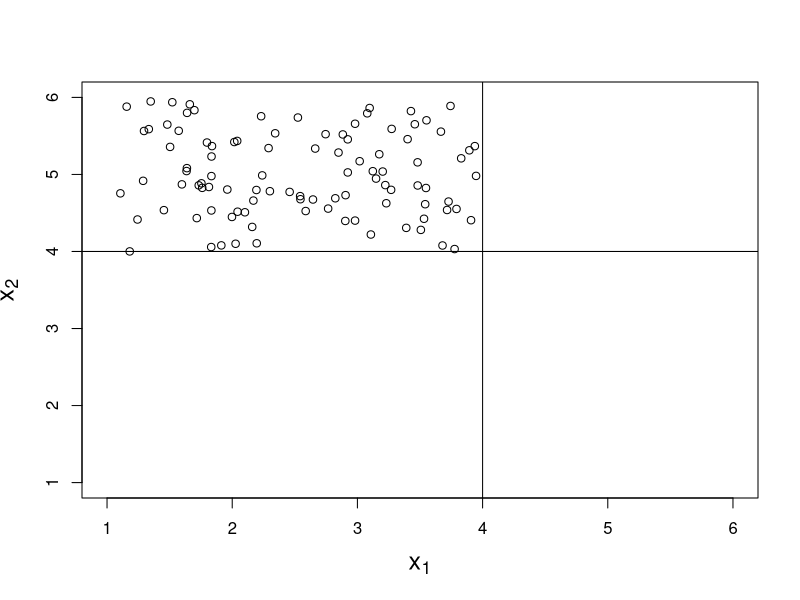
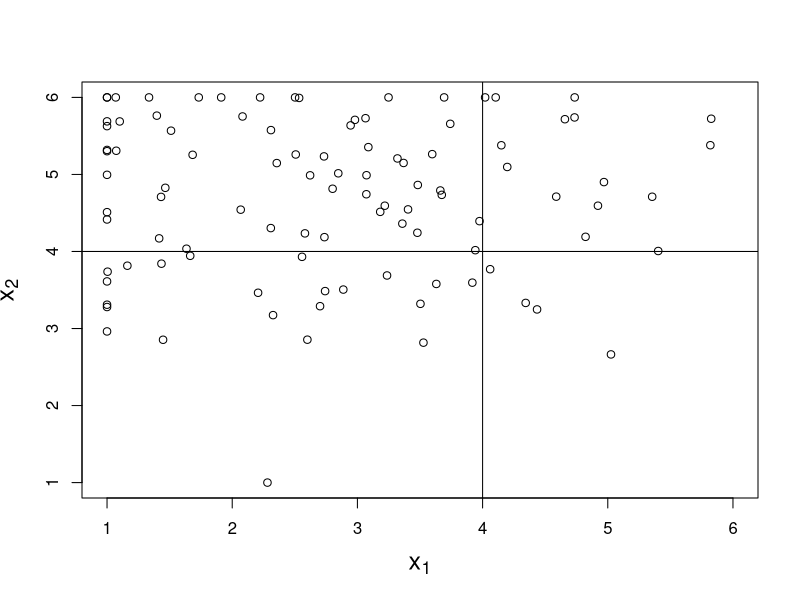

Write the R code that produced these figures, in order.

## Parameters
trueL<-4
x<-c(1:6)

## Function
feas<-function(lambda,dat){
  sum((dat$x1<=lambda)&(dat$x2>=lambda))/100
}




## Without noise
x1<-runif(100,1,trueL)
x2<-runif(100,trueL,6)

plot(cbind(x1,x2),xlim=c(1,6),ylim=c(1,6),
     xlab=expression(x[1]),ylab=expression(x[2]),cex.lab=1.5)
abline(v=4)
abline(h=4)

unlist(lapply(c(1:6),feas,dat=data.frame(x1=x1,x2=x2))) #result in Table 1


## With noise

x1n<-runif(100,1,trueL)+rnorm(100,0,1)
x2n<-runif(100,trueL,6)+rnorm(100,0,1)

x1n[x1n>6]<-6
x1n[x1n<1]<-1
x2n[x2n>6]<-6
x2n[x2n<1]<-1


plot(cbind(x1n,x2n),xlim=c(1,6),ylim=c(1,6),
     xlab=expression(x[1]),ylab=expression(x[2]),cex.lab=1.5)
abline(v=4)
abline(h=4)

unlist(lapply(c(1:6),feas,dat=data.frame(x1=x1n,x2=x2n)))  #result in Table 1


 
